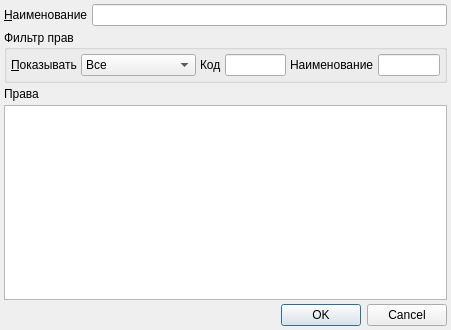
<?xml version="1.0" encoding="UTF-8"?>
<ui version="4.0">
 <class>UserRightsEditDialog</class>
 <widget class="QDialog" name="UserRightsEditDialog">
  <property name="geometry">
   <rect>
    <x>0</x>
    <y>0</y>
    <width>451</width>
    <height>330</height>
   </rect>
  </property>
  <property name="windowTitle">
   <string>Профиль прав</string>
  </property>
  <property name="sizeGripEnabled">
   <bool>false</bool>
  </property>
  <layout class="QGridLayout" name="gridLayout">
   <property name="margin">
    <number>4</number>
   </property>
   <property name="spacing">
    <number>4</number>
   </property>
   <item row="0" column="1" colspan="2">
    <widget class="QLineEdit" name="edtName"/>
   </item>
   <item row="0" column="0">
    <widget class="QLabel" name="lblName">
     <property name="sizePolicy">
      <sizepolicy hsizetype="Maximum" vsizetype="Preferred">
       <horstretch>0</horstretch>
       <verstretch>0</verstretch>
      </sizepolicy>
     </property>
     <property name="text">
      <string>&amp;Наименование</string>
     </property>
     <property name="buddy">
      <cstring>edtName</cstring>
     </property>
    </widget>
   </item>
   <item row="1" column="0" colspan="3">
    <widget class="QGroupBox" name="grpFilter">
     <property name="title">
      <string>Фильтр прав</string>
     </property>
     <layout class="QHBoxLayout" name="horizontalLayout">
      <property name="spacing">
       <number>4</number>
      </property>
      <property name="margin">
       <number>4</number>
      </property>
      <item>
       <widget class="QLabel" name="lblRightFilter">
        <property name="text">
         <string>&amp;Показывать</string>
        </property>
        <property name="buddy">
         <cstring>cmbActivenessFilter</cstring>
        </property>
       </widget>
      </item>
      <item>
       <widget class="QComboBox" name="cmbActivenessFilter">
        <item>
         <property name="text">
          <string>Все</string>
         </property>
        </item>
        <item>
         <property name="text">
          <string>Выбранные</string>
         </property>
        </item>
        <item>
         <property name="text">
          <string>Не выбранные</string>
         </property>
        </item>
       </widget>
      </item>
      <item>
       <widget class="QLabel" name="lblCodeFilter">
        <property name="text">
         <string>Код</string>
        </property>
       </widget>
      </item>
      <item>
       <widget class="QLineEdit" name="edtCodeFilter"/>
      </item>
      <item>
       <widget class="QLabel" name="lblNameFilter">
        <property name="text">
         <string>Наименование</string>
        </property>
       </widget>
      </item>
      <item>
       <widget class="QLineEdit" name="edtNameFilter"/>
      </item>
     </layout>
    </widget>
   </item>
   <item row="3" column="0" colspan="3">
    <widget class="CRBCheckTableView" name="tblRights"/>
   </item>
   <item row="4" column="0" colspan="3">
    <widget class="QDialogButtonBox" name="buttonBox">
     <property name="standardButtons">
      <set>QDialogButtonBox::Cancel|QDialogButtonBox::Ok</set>
     </property>
    </widget>
   </item>
   <item row="2" column="0" colspan="3">
    <widget class="QLabel" name="label">
     <property name="text">
      <string>Права</string>
     </property>
    </widget>
   </item>
  </layout>
 </widget>
 <customwidgets>
  <customwidget>
   <class>CRBCheckTableView</class>
   <extends>QTableView</extends>
   <header>library/RBCheckTable.h</header>
  </customwidget>
 </customwidgets>
 <tabstops>
  <tabstop>edtName</tabstop>
  <tabstop>cmbActivenessFilter</tabstop>
  <tabstop>edtCodeFilter</tabstop>
  <tabstop>edtNameFilter</tabstop>
  <tabstop>tblRights</tabstop>
  <tabstop>buttonBox</tabstop>
 </tabstops>
 <resources/>
 <connections>
  <connection>
   <sender>buttonBox</sender>
   <signal>accepted()</signal>
   <receiver>UserRightsEditDialog</receiver>
   <slot>accept()</slot>
   <hints>
    <hint type="sourcelabel">
     <x>355</x>
     <y>277</y>
    </hint>
    <hint type="destinationlabel">
     <x>112</x>
     <y>281</y>
    </hint>
   </hints>
  </connection>
  <connection>
   <sender>buttonBox</sender>
   <signal>rejected()</signal>
   <receiver>UserRightsEditDialog</receiver>
   <slot>reject()</slot>
   <hints>
    <hint type="sourcelabel">
     <x>235</x>
     <y>271</y>
    </hint>
    <hint type="destinationlabel">
     <x>235</x>
     <y>281</y>
    </hint>
   </hints>
  </connection>
 </connections>
</ui>
